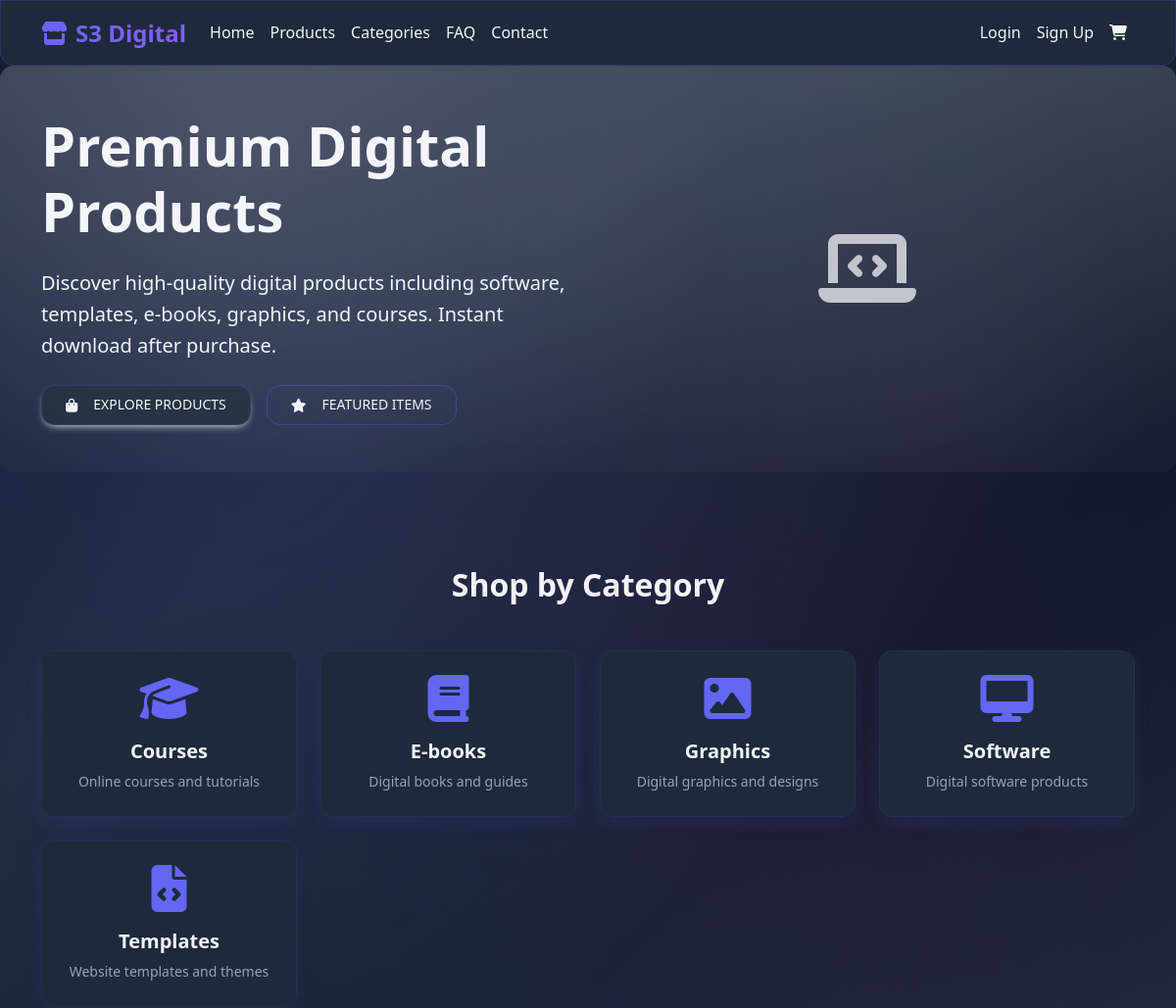
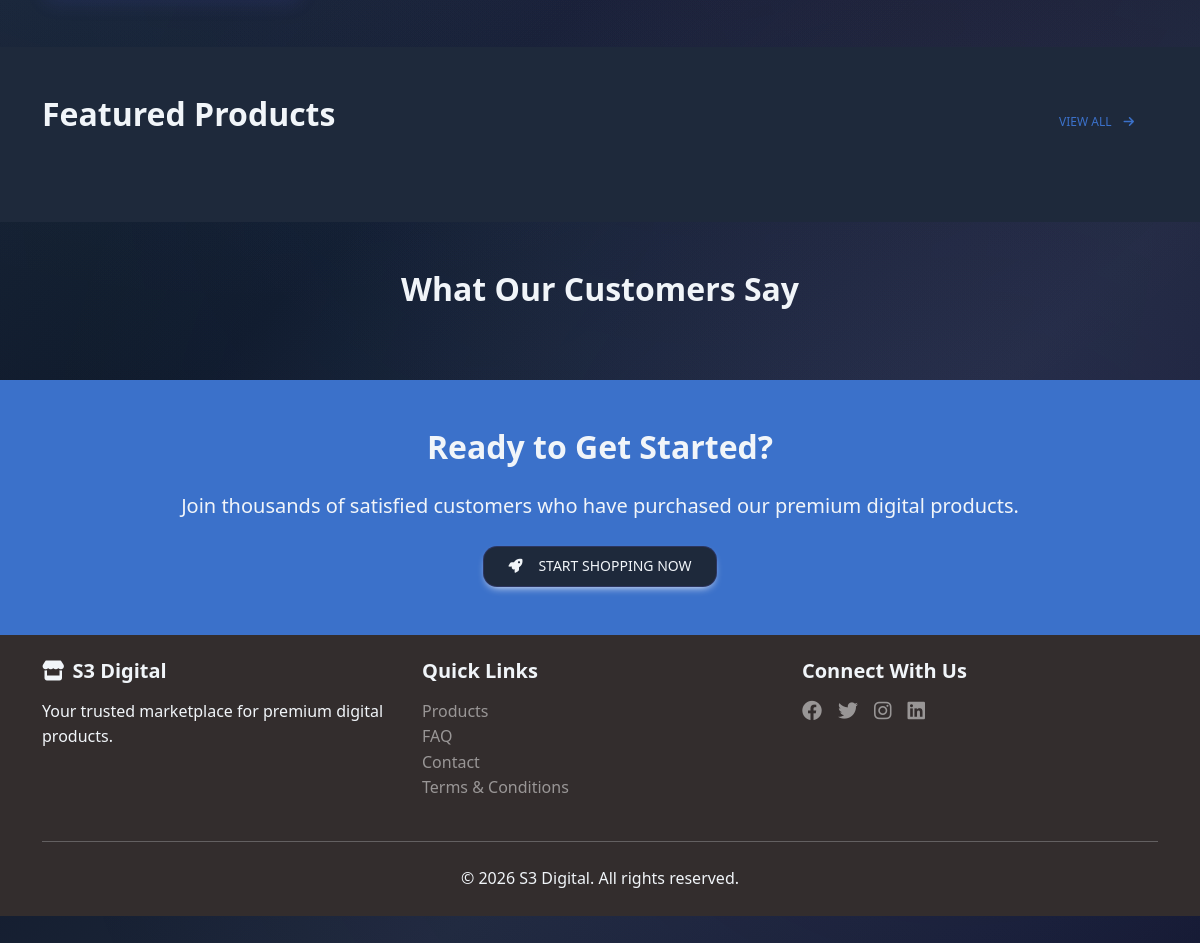
The page / on the database its author committed (2 pictures, top to bottom).
### tables this page shows
CREATE TABLE categories (
    id INT AUTO_INCREMENT PRIMARY KEY,
    name VARCHAR(100) NOT NULL,
    slug VARCHAR(100) UNIQUE NOT NULL,
    description TEXT,
    status ENUM('active', 'inactive') DEFAULT 'active',
    created_at TIMESTAMP DEFAULT CURRENT_TIMESTAMP,
    updated_at TIMESTAMP DEFAULT CURRENT_TIMESTAMP ON UPDATE CURRENT_TIMESTAMP
);

### functions.php (called while the page is built, shortened)
<?php
function is_logged_in() {
    return isset($_SESSION['user_id']);
}
?>

### index.php (the view, shortened to what this page needs)
<?php
require_once 'config.php';
$categories = [];
$result = mysqli_query($conn, "
    SELECT * FROM categories
    WHERE status = 'active'
    ORDER BY name ASC
");
while ($row = mysqli_fetch_assoc($result)) {
    $categories[] = $row;
}
?>
<!DOCTYPE html>
<html lang="en">
<head>
    <link href="https://cdnjs.cloudflare.com/ajax/libs/mdb-ui-kit/6.4.2/mdb.min.css" rel="stylesheet">
    <link rel="stylesheet" href="https://cdnjs.cloudflare.com/ajax/libs/font-awesome/6.4.0/css/all.min.css">
    <link rel="stylesheet" href="assets/css/style-merged.css">
</head>
<body>
    <nav class="navbar navbar-expand-lg navbar-light bg-white shadow-sm d-none d-md-block">
        <div class="container">
            <a class="navbar-brand fw-bold text-primary" href="index.php">
                <i class="fas fa-store me-2"></i>S3 Digital
            </a>
            <div class="collapse navbar-collapse" id="navbarNav">
                <ul class="navbar-nav me-auto">
                    <li class="nav-item"><a class="nav-link" href="index.php">Home</a></li>
                    <li class="nav-item"><a class="nav-link" href="products.php">Products</a></li>
                    <li class="nav-item"><a class="nav-link" href="categories.php">Categories</a></li>
                    <li class="nav-item"><a class="nav-link" href="faq.php">FAQ</a></li>
                    <li class="nav-item"><a class="nav-link" href="contact.php">Contact</a></li>
                </ul>
                <ul class="navbar-nav">
                    <?php if (is_logged_in()): ?>
                        <li class="nav-item dropdown">
                            <a class="nav-link dropdown-toggle" href="#" role="button" data-mdb-toggle="dropdown">
                                <i class="fas fa-user me-1"></i><?php echo $_SESSION['user_name']; ?>
                            </a>
                            <ul class="dropdown-menu">
                                <li><a class="dropdown-item" href="profile.php">Profile</a></li>
                                <li><a class="dropdown-item" href="orders.php">My Orders</a></li>
                                <li><hr class="dropdown-divider"></li>
                                <li><a class="dropdown-item" href="logout.php">Logout</a></li>
                            </ul>
                        </li>
                    <?php else: ?>
                        <li class="nav-item">
                            <a class="nav-link" href="login.php">Login</a>
                        </li>
                        <li class="nav-item">
                            <a class="nav-link" href="register.php">Sign Up</a>
                        </li>
                    <?php endif; ?>
                    <li class="nav-item">
                        <a class="nav-link position-relative" href="cart.php">
                            <i class="fas fa-shopping-cart"></i>
                        </a>
                    </li>
                </ul>
            </div>
        </div>
    </nav>
    <section class="hero-section bg-gradient text-white py-5">
        <div class="container">
            <div class="row align-items-center">
                <div class="col-lg-6">
                    <h1 class="display-4 fw-bold mb-4">Premium Digital Products</h1>
                    <p class="lead mb-4">Discover high-quality digital products including software, templates, e-books, graphics, and courses. Instant download after purchase.</p>
                    <div class="d-flex gap-3">
                        <a href="products.php" class="btn btn-light btn-lg">
                            <i class="fas fa-shopping-bag me-2"></i>Explore Products
                        </a>
                        <a href="#featured" class="btn btn-outline-light btn-lg">
                            <i class="fas fa-star me-2"></i>Featured Items
                        </a>
                    </div>
                </div>
                <div class="col-lg-6">
                    <div class="text-center">
                        <i class="fas fa-laptop-code display-1 opacity-75"></i>
                    </div>
                </div>
            </div>
        </div>
    </section>
    <section class="py-5">
        <div class="container">
            <h2 class="text-center mb-5">Shop by Category</h2>
            <div class="row g-4">
                <?php foreach ($categories as $category): ?>
                    <div class="col-6 col-md-3">
                        <a href="products.php?category=<?php echo $category['id']; ?>" class="text-decoration-none">
                            <div class="card h-100 category-card">
                                <div class="card-body text-center">
                                    <div class="category-icon mb-3">
                                        <?php
                                        $icon = 'fa-folder';
                                        switch ($category['slug']) {
                                            case 'software': $icon = 'fa-desktop'; break;
                                            case 'templates': $icon = 'fa-file-code'; break;
                                            case 'ebooks': $icon = 'fa-book'; break;
                                            case 'graphics': $icon = 'fa-image'; break;
                                            case 'courses': $icon = 'fa-graduation-cap'; break;
                                        }
                                        ?>
                                        <i class="fas <?php echo $icon; ?> fa-3x text-primary"></i>
                                    </div>
                                    <h5 class="card-title"><?php echo htmlspecialchars($category['name']); ?></h5>
                                    <p class="card-text text-muted small"><?php echo htmlspecialchars($category['description']); ?></p>
                                </div>
                            </div>
                        </a>
                    </div>
                <?php endforeach; ?>
            </div>
        </div>
    </section>
    <section id="featured" class="py-5 bg-light">
        <div class="container">
            <div class="d-flex justify-content-between align-items-center mb-5">
                <h2>Featured Products</h2>
                <a href="products.php" class="btn btn-outline-primary">
                    View All <i class="fas fa-arrow-right ms-1"></i>
                </a>
            </div>
        </div>
    </section>
    <section class="py-5">
        <div class="container">
            <h2 class="text-center mb-5">What Our Customers Say</h2>
        </div>
    </section>
    <section class="py-5 bg-primary text-white">
        <div class="container text-center">
            <h2 class="mb-4">Ready to Get Started?</h2>
            <p class="lead mb-4">Join thousands of satisfied customers who have purchased our premium digital products.</p>
            <a href="products.php" class="btn btn-light btn-lg">
                <i class="fas fa-rocket me-2"></i>Start Shopping Now
            </a>
        </div>
    </section>
    <footer class="bg-dark text-white py-4">
        <div class="container">
            <div class="row">
                <div class="col-md-4">
                    <h5><i class="fas fa-store me-2"></i>S3 Digital</h5>
                    <p>Your trusted marketplace for premium digital products.</p>
                </div>
                <div class="col-md-4">
                    <h5>Quick Links</h5>
                    <ul class="list-unstyled">
                        <li><a href="products.php" class="text-white-50">Products</a></li>
                        <li><a href="faq.php" class="text-white-50">FAQ</a></li>
                        <li><a href="contact.php" class="text-white-50">Contact</a></li>
                        <li><a href="terms.php" class="text-white-50">Terms & Conditions</a></li>
                    </ul>
                </div>
                <div class="col-md-4">
                    <h5>Connect With Us</h5>
                    <div class="d-flex gap-3">
                        <a href="#" class="text-white-50"><i class="fab fa-facebook fa-lg"></i></a>
                        <a href="#" class="text-white-50"><i class="fab fa-twitter fa-lg"></i></a>
                        <a href="#" class="text-white-50"><i class="fab fa-instagram fa-lg"></i></a>
                        <a href="#" class="text-white-50"><i class="fab fa-linkedin fa-lg"></i></a>
                    </div>
                </div>
            </div>
            <hr class="my-4">
            <div class="text-center">
                <p class="mb-0">&copy; <?php echo date('Y'); ?> S3 Digital. All rights reserved.</p>
            </div>
        </div>
    </footer>
</body>
</html>

### assets/css/style-merged.css (style rules this page uses)
:root { --primary-color: #6366f1; --secondary-color: #8b5cf6; --success-color: #10b981; --danger-color: #ef4444; --warning-color: #f59e0b; --info-color: #06b6d4; --accent-color: #ec4899; --gradient-1: linear-gradient(135deg, #6366f1 0%, #8b5cf6 100%); --gradient-2: linear-gradient(135deg, #10b981 0%, #06b6d4 100%); --gradient-3: linear-gradient(135deg, #f59e0b 0%, #ef4444 100%); --gradient-4: linear-gradient(135deg, #ec4899 0%, #8b5cf6 100%); --dark-color: #0f172a; --darker-color: #020617; --lighter-dark: #1e293b; --border-radius: 14px; --box-shadow: 0 10px 30px rgba(99, 102, 241, 0.15); --box-shadow-sm: 0 6px 18px rgba(99, 102, 241, 0.10); --ring: 0 0 0 0.25rem rgba(99, 102, 241, 0.25); --transition: all 0.25s ease; }
html { --bs-body-bg: #0f172a; --bs-body-color: #f1f5f9; --bs-gray-100: #1e293b; --bs-gray-200: #334155; --bs-gray-300: #475569; --bs-border-color: #334155; }
body { font-family: ui-sans-serif, system-ui, -apple-system, "Segoe UI", Roboto, "Helvetica Neue", Arial, "Noto Sans", "Liberation Sans", sans-serif; line-height: 1.6; color: #f1f5f9; background: linear-gradient(135deg, #0f172a 0%, #1e293b 25%, #0f172a 50%, #1e293b 75%, #0f172a 100%); padding-bottom: 70px; }
body::before { content: ''; position: fixed; top: 0; left: 0; right: 0; bottom: 0; background: radial-gradient(circle at 20% 20%, rgba(99, 102, 241, 0.1) 0%, transparent 50%), radial-gradient(circle at 80% 80%, rgba(139, 92, 246, 0.1) 0%, transparent 50%), radial-gradient(circle at 40% 60%, rgba(16, 185, 129, 0.05) 0%, transparent 50%), radial-gradient(circle at 60% 40%, rgba(236, 72, 153, 0.05) 0%, transparent 50%); pointer-events: none; z-index: -1; }
a { color: var(--primary-color); text-decoration: none; transition: var(--transition); }
h1, h2, h3, h4, h5, h6 { font-weight: 600; margin-bottom: 1rem; }
h1 { font-size: 2.5rem; }
h2 { font-size: 2rem; }
h5 { font-size: 1.25rem; }
.navbar { backdrop-filter: blur(10px); background: rgba(15, 23, 42, 0.95) !important; box-shadow: var(--box-shadow-sm); border-radius: 0 0 var(--border-radius) var(--border-radius); border: 1px solid rgba(99, 102, 241, 0.2); }
.navbar-brand { font-weight: 700; font-size: 1.5rem; background: var(--gradient-1); -webkit-background-clip: text; -webkit-text-fill-color: transparent; background-clip: text; }
.navbar-brand, .nav-link { color: #f1f5f9 !important; font-weight: 500; }
.card { border: none; border-radius: var(--border-radius); box-shadow: var(--box-shadow-sm); transition: var(--transition); overflow: hidden; background: var(--lighter-dark) !important; border: 1px solid rgba(99, 102, 241, 0.1); }
.card-body { background: var(--lighter-dark) !important; color: #f1f5f9 !important; }
.card-title, .card-text { color: #f1f5f9 !important; }
.btn { border-radius: var(--border-radius); font-weight: 500; padding: 0.5rem 1.5rem; transition: var(--transition); border: none; display: inline-flex; align-items: center; gap: 0.5rem; }
.btn-light { background: var(--lighter-dark) !important; border: 1px solid rgba(99, 102, 241, 0.2) !important; color: #f1f5f9 !important; }
.btn-outline-light { border: 1px solid rgba(99, 102, 241, 0.3) !important; color: #f1f5f9 !important; }
.hero-section { background: var(--gradient-1); color: white; padding: 5rem 0; border-radius: var(--border-radius); margin-bottom: 3rem; position: relative; overflow: hidden; }
.hero-section::before { content: ''; position: absolute; top: 0; left: 0; right: 0; bottom: 0; background: radial-gradient(circle at 20% 20%, rgba(255, 255, 255, 0.1) 0%, transparent 50%), radial-gradient(circle at 80% 80%, rgba(255, 255, 255, 0.05) 0%, transparent 50%); pointer-events: none; }
p, span, div, small, .card-text, .text-muted, .description, .product-description, .category-description { color: #f1f5f9 !important; }
h1, h2, h3, h4, h5, h6, .card-title, .title, .product-title, .category-title { color: #f1f5f9 !important; }
.text-primary { color: var(--primary-color) !important; }
.text-muted { color: #94a3b8 !important; }
.bg-white, .bg-light, .section, .contact-section, .footer-section, .cart-section, .checkout-section, .profile-section, .orders-section, .faq-section, .filter-sidebar, .order-summary, .profile-card, .order-card, .testimonial-card, .category-card, .product-card, .cart-item, .faq-item { background: var(--lighter-dark) !important; color: #f1f5f9 !important; }

### rows shown on the page
categories: name "Courses", description "Online courses and tutorials"
categories: name "E-books", description "Digital books and guides"
categories: name "Graphics", description "Digital graphics and designs"
categories: name "Software", description "Digital software products"
categories: name "Templates", description "Website templates and themes"
